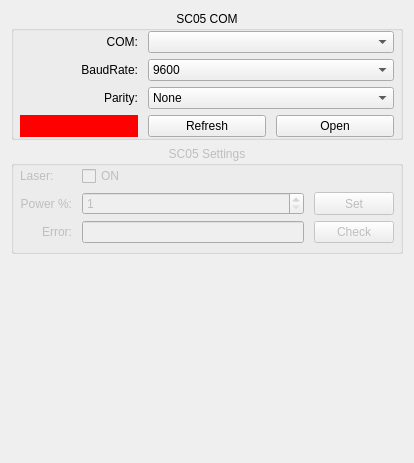
<?xml version="1.0" encoding="UTF-8"?>
<ui version="4.0">
 <class>SC05_Config_Window</class>
 <widget class="QWidget" name="SC05_Config_Window">
  <property name="geometry">
   <rect>
    <x>0</x>
    <y>0</y>
    <width>414</width>
    <height>463</height>
   </rect>
  </property>
  <property name="windowTitle">
   <string>SR830 Configuration</string>
  </property>
  <layout class="QVBoxLayout" name="verticalLayout">
   <item>
    <widget class="QGroupBox" name="groupBox_CONN">
     <property name="sizePolicy">
      <sizepolicy hsizetype="Preferred" vsizetype="Preferred">
       <horstretch>0</horstretch>
       <verstretch>0</verstretch>
      </sizepolicy>
     </property>
     <property name="minimumSize">
      <size>
       <width>0</width>
       <height>0</height>
      </size>
     </property>
     <property name="title">
      <string>SC05 COM</string>
     </property>
     <property name="alignment">
      <set>Qt::AlignHCenter|Qt::AlignTop</set>
     </property>
     <layout class="QVBoxLayout" name="verticalLayout_2">
      <property name="leftMargin">
       <number>0</number>
      </property>
      <property name="topMargin">
       <number>0</number>
      </property>
      <property name="rightMargin">
       <number>0</number>
      </property>
      <property name="bottomMargin">
       <number>0</number>
      </property>
      <item>
       <layout class="QGridLayout" name="gridLayout">
        <property name="leftMargin">
         <number>6</number>
        </property>
        <property name="rightMargin">
         <number>6</number>
        </property>
        <property name="horizontalSpacing">
         <number>10</number>
        </property>
        <item row="3" column="1">
         <widget class="QPushButton" name="pushButton_COM_Refresh">
          <property name="minimumSize">
           <size>
            <width>0</width>
            <height>0</height>
           </size>
          </property>
          <property name="maximumSize">
           <size>
            <width>16777215</width>
            <height>16777215</height>
           </size>
          </property>
          <property name="text">
           <string>Refresh</string>
          </property>
          <property name="checkable">
           <bool>false</bool>
          </property>
         </widget>
        </item>
        <item row="3" column="2">
         <widget class="QPushButton" name="pushButton_COM_Open">
          <property name="maximumSize">
           <size>
            <width>16777215</width>
            <height>16777215</height>
           </size>
          </property>
          <property name="text">
           <string>Open</string>
          </property>
          <property name="checkable">
           <bool>true</bool>
          </property>
          <property name="flat">
           <bool>false</bool>
          </property>
         </widget>
        </item>
        <item row="1" column="1" colspan="2">
         <widget class="QComboBox" name="comboBox_COM_BaudRate">
          <property name="editable">
           <bool>false</bool>
          </property>
          <property name="currentText">
           <string>9600</string>
          </property>
          <property name="currentIndex">
           <number>0</number>
          </property>
          <item>
           <property name="text">
            <string>9600</string>
           </property>
          </item>
          <item>
           <property name="text">
            <string>19200</string>
           </property>
          </item>
          <item>
           <property name="text">
            <string>38400</string>
           </property>
          </item>
          <item>
           <property name="text">
            <string>57600</string>
           </property>
          </item>
          <item>
           <property name="text">
            <string>115200</string>
           </property>
          </item>
         </widget>
        </item>
        <item row="2" column="1" colspan="2">
         <widget class="QComboBox" name="comboBox_COM_Parity">
          <property name="currentText">
           <string>None</string>
          </property>
          <property name="currentIndex">
           <number>0</number>
          </property>
          <item>
           <property name="text">
            <string>None</string>
           </property>
          </item>
          <item>
           <property name="text">
            <string>ODD</string>
           </property>
          </item>
          <item>
           <property name="text">
            <string>EVEN</string>
           </property>
          </item>
         </widget>
        </item>
        <item row="0" column="0">
         <widget class="QLabel" name="label">
          <property name="text">
           <string>COM:</string>
          </property>
          <property name="alignment">
           <set>Qt::AlignRight|Qt::AlignTrailing|Qt::AlignVCenter</set>
          </property>
         </widget>
        </item>
        <item row="3" column="0">
         <widget class="QLabel" name="label_COM_Status">
          <property name="styleSheet">
           <string notr="true">background : red</string>
          </property>
          <property name="text">
           <string/>
          </property>
          <property name="alignment">
           <set>Qt::AlignCenter</set>
          </property>
          <property name="margin">
           <number>0</number>
          </property>
         </widget>
        </item>
        <item row="0" column="1" colspan="2">
         <widget class="QComboBox" name="comboBox_COM">
          <property name="enabled">
           <bool>true</bool>
          </property>
          <property name="sizePolicy">
           <sizepolicy hsizetype="Preferred" vsizetype="Fixed">
            <horstretch>0</horstretch>
            <verstretch>0</verstretch>
           </sizepolicy>
          </property>
         </widget>
        </item>
        <item row="2" column="0">
         <widget class="QLabel" name="label_7">
          <property name="text">
           <string>Parity:</string>
          </property>
          <property name="alignment">
           <set>Qt::AlignRight|Qt::AlignTrailing|Qt::AlignVCenter</set>
          </property>
         </widget>
        </item>
        <item row="1" column="0">
         <widget class="QLabel" name="label_6">
          <property name="text">
           <string>BaudRate:</string>
          </property>
          <property name="alignment">
           <set>Qt::AlignRight|Qt::AlignTrailing|Qt::AlignVCenter</set>
          </property>
         </widget>
        </item>
       </layout>
      </item>
     </layout>
    </widget>
   </item>
   <item>
    <widget class="QGroupBox" name="groupBox_Settings">
     <property name="enabled">
      <bool>false</bool>
     </property>
     <property name="sizePolicy">
      <sizepolicy hsizetype="Preferred" vsizetype="Preferred">
       <horstretch>0</horstretch>
       <verstretch>0</verstretch>
      </sizepolicy>
     </property>
     <property name="minimumSize">
      <size>
       <width>0</width>
       <height>0</height>
      </size>
     </property>
     <property name="title">
      <string>SC05 Settings</string>
     </property>
     <property name="alignment">
      <set>Qt::AlignHCenter|Qt::AlignTop</set>
     </property>
     <layout class="QVBoxLayout" name="verticalLayout_6">
      <property name="leftMargin">
       <number>0</number>
      </property>
      <property name="topMargin">
       <number>0</number>
      </property>
      <property name="rightMargin">
       <number>0</number>
      </property>
      <property name="bottomMargin">
       <number>8</number>
      </property>
      <item>
       <layout class="QGridLayout" name="gridLayout_5" columnstretch="0,0,0,0,0">
        <property name="leftMargin">
         <number>6</number>
        </property>
        <property name="rightMargin">
         <number>6</number>
        </property>
        <property name="horizontalSpacing">
         <number>10</number>
        </property>
        <item row="1" column="0" colspan="2">
         <widget class="QLabel" name="label_14">
          <property name="text">
           <string>Power %:</string>
          </property>
          <property name="alignment">
           <set>Qt::AlignRight|Qt::AlignTrailing|Qt::AlignVCenter</set>
          </property>
         </widget>
        </item>
        <item row="2" column="2">
         <widget class="QLineEdit" name="lineEdit_Error">
          <property name="sizePolicy">
           <sizepolicy hsizetype="Expanding" vsizetype="Preferred">
            <horstretch>0</horstretch>
            <verstretch>0</verstretch>
           </sizepolicy>
          </property>
          <property name="maximumSize">
           <size>
            <width>16777215</width>
            <height>16777215</height>
           </size>
          </property>
          <property name="toolTip">
           <string>SR830 Phase (float)</string>
          </property>
          <property name="inputMethodHints">
           <set>Qt::ImhFormattedNumbersOnly</set>
          </property>
         </widget>
        </item>
        <item row="2" column="3" colspan="2">
         <widget class="QPushButton" name="pushButton_CheckError">
          <property name="sizePolicy">
           <sizepolicy hsizetype="Minimum" vsizetype="Preferred">
            <horstretch>0</horstretch>
            <verstretch>0</verstretch>
           </sizepolicy>
          </property>
          <property name="maximumSize">
           <size>
            <width>16777215</width>
            <height>16777215</height>
           </size>
          </property>
          <property name="toolTip">
           <string/>
          </property>
          <property name="text">
           <string>Check</string>
          </property>
         </widget>
        </item>
        <item row="1" column="2">
         <widget class="QSpinBox" name="spinBox_PowerPerc">
          <property name="keyboardTracking">
           <bool>false</bool>
          </property>
          <property name="minimum">
           <number>1</number>
          </property>
          <property name="maximum">
           <number>19999</number>
          </property>
         </widget>
        </item>
        <item row="2" column="0" colspan="2">
         <widget class="QLabel" name="label_12">
          <property name="text">
           <string>Error:</string>
          </property>
          <property name="alignment">
           <set>Qt::AlignRight|Qt::AlignTrailing|Qt::AlignVCenter</set>
          </property>
         </widget>
        </item>
        <item row="1" column="3" colspan="2">
         <widget class="QPushButton" name="pushButton_SetPowerPerc">
          <property name="sizePolicy">
           <sizepolicy hsizetype="Minimum" vsizetype="Preferred">
            <horstretch>0</horstretch>
            <verstretch>0</verstretch>
           </sizepolicy>
          </property>
          <property name="maximumSize">
           <size>
            <width>16777215</width>
            <height>16777215</height>
           </size>
          </property>
          <property name="toolTip">
           <string/>
          </property>
          <property name="text">
           <string>Set</string>
          </property>
         </widget>
        </item>
        <item row="0" column="0" colspan="2">
         <widget class="QLabel" name="label_2">
          <property name="text">
           <string>Laser:</string>
          </property>
         </widget>
        </item>
        <item row="0" column="2" colspan="3">
         <widget class="QCheckBox" name="checkBox_LaserON">
          <property name="text">
           <string>ON</string>
          </property>
         </widget>
        </item>
       </layout>
      </item>
     </layout>
    </widget>
   </item>
   <item>
    <spacer name="verticalSpacer">
     <property name="orientation">
      <enum>Qt::Vertical</enum>
     </property>
     <property name="sizeHint" stdset="0">
      <size>
       <width>20</width>
       <height>40</height>
      </size>
     </property>
    </spacer>
   </item>
  </layout>
 </widget>
 <tabstops>
  <tabstop>comboBox_COM</tabstop>
  <tabstop>comboBox_COM_BaudRate</tabstop>
  <tabstop>comboBox_COM_Parity</tabstop>
  <tabstop>pushButton_COM_Refresh</tabstop>
  <tabstop>pushButton_COM_Open</tabstop>
  <tabstop>spinBox_PowerPerc</tabstop>
  <tabstop>pushButton_SetPowerPerc</tabstop>
  <tabstop>lineEdit_Error</tabstop>
  <tabstop>pushButton_CheckError</tabstop>
 </tabstops>
 <resources/>
 <connections/>
</ui>
